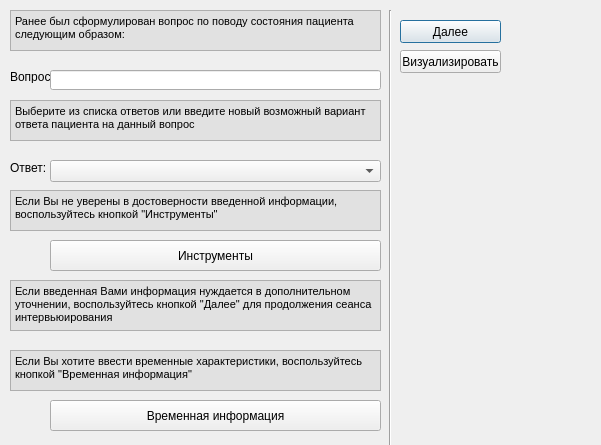
<?xml version="1.0" encoding="UTF-8"?>
<ui version="4.0">
 <class>another_answerFORtheQUESTION_form2</class>
 <widget class="QDialog" name="another_answerFORtheQUESTION_form2">
  <property name="geometry">
   <rect>
    <x>0</x>
    <y>0</y>
    <width>601</width>
    <height>445</height>
   </rect>
  </property>
  <property name="windowTitle">
   <string>Dialog</string>
  </property>
  <widget class="QTextBrowser" name="textBrowser_3">
   <property name="geometry">
    <rect>
     <x>10</x>
     <y>190</y>
     <width>371</width>
     <height>41</height>
    </rect>
   </property>
   <property name="mouseTracking">
    <bool>false</bool>
   </property>
   <property name="styleSheet">
    <string notr="true">background-color: rgb(225, 225, 225)</string>
   </property>
   <property name="html">
    <string>&lt;!DOCTYPE HTML PUBLIC &quot;-//W3C//DTD HTML 4.0//EN&quot; &quot;http://www.w3.org/TR/REC-html40/strict.dtd&quot;&gt;
&lt;html&gt;&lt;head&gt;&lt;meta name=&quot;qrichtext&quot; content=&quot;1&quot; /&gt;&lt;style type=&quot;text/css&quot;&gt;
p, li { white-space: pre-wrap; }
&lt;/style&gt;&lt;/head&gt;&lt;body style=&quot; font-family:'MS Shell Dlg 2'; font-size:8.25pt; font-weight:400; font-style:normal;&quot;&gt;
&lt;p style=&quot; margin-top:0px; margin-bottom:0px; margin-left:0px; margin-right:0px; -qt-block-indent:0; text-indent:0px;&quot;&gt;Если Вы не уверены в достоверности введенной информации, воспользуйтесь кнопкой &amp;quot;Инструменты&amp;quot;&lt;/p&gt;&lt;/body&gt;&lt;/html&gt;</string>
   </property>
  </widget>
  <widget class="Line" name="line">
   <property name="geometry">
    <rect>
     <x>380</x>
     <y>10</y>
     <width>20</width>
     <height>451</height>
    </rect>
   </property>
   <property name="orientation">
    <enum>Qt::Vertical</enum>
   </property>
  </widget>
  <widget class="QTextBrowser" name="textBrowser_2">
   <property name="geometry">
    <rect>
     <x>10</x>
     <y>100</y>
     <width>371</width>
     <height>41</height>
    </rect>
   </property>
   <property name="mouseTracking">
    <bool>false</bool>
   </property>
   <property name="styleSheet">
    <string>background-color: rgb(225, 225, 225)</string>
   </property>
   <property name="html">
    <string>&lt;!DOCTYPE HTML PUBLIC &quot;-//W3C//DTD HTML 4.0//EN&quot; &quot;http://www.w3.org/TR/REC-html40/strict.dtd&quot;&gt;
&lt;html&gt;&lt;head&gt;&lt;meta name=&quot;qrichtext&quot; content=&quot;1&quot; /&gt;&lt;style type=&quot;text/css&quot;&gt;
p, li { white-space: pre-wrap; }
&lt;/style&gt;&lt;/head&gt;&lt;body style=&quot; font-family:'MS Shell Dlg 2'; font-size:8.25pt; font-weight:400; font-style:normal;&quot;&gt;
&lt;p style=&quot; margin-top:0px; margin-bottom:0px; margin-left:0px; margin-right:0px; -qt-block-indent:0; text-indent:0px;&quot;&gt;Выберите из списка ответов или введите новый возможный вариант ответа пациента на данный вопрос&lt;/p&gt;&lt;/body&gt;&lt;/html&gt;</string>
   </property>
  </widget>
  <widget class="QPushButton" name="Bdalee">
   <property name="geometry">
    <rect>
     <x>400</x>
     <y>20</y>
     <width>101</width>
     <height>23</height>
    </rect>
   </property>
   <property name="text">
    <string>Далее</string>
   </property>
  </widget>
  <widget class="QPushButton" name="Bvisual">
   <property name="geometry">
    <rect>
     <x>400</x>
     <y>50</y>
     <width>101</width>
     <height>23</height>
    </rect>
   </property>
   <property name="text">
    <string>Визуализировать</string>
   </property>
  </widget>
  <widget class="QComboBox" name="comboBox_answer">
   <property name="geometry">
    <rect>
     <x>50</x>
     <y>160</y>
     <width>331</width>
     <height>22</height>
    </rect>
   </property>
  </widget>
  <widget class="QPushButton" name="Binstruments">
   <property name="geometry">
    <rect>
     <x>50</x>
     <y>240</y>
     <width>331</width>
     <height>31</height>
    </rect>
   </property>
   <property name="text">
    <string>Инструменты</string>
   </property>
  </widget>
  <widget class="QTextBrowser" name="textBrowser">
   <property name="geometry">
    <rect>
     <x>10</x>
     <y>10</y>
     <width>371</width>
     <height>41</height>
    </rect>
   </property>
   <property name="mouseTracking">
    <bool>false</bool>
   </property>
   <property name="styleSheet">
    <string>background-color: rgb(225, 225, 225)</string>
   </property>
   <property name="html">
    <string>&lt;!DOCTYPE HTML PUBLIC &quot;-//W3C//DTD HTML 4.0//EN&quot; &quot;http://www.w3.org/TR/REC-html40/strict.dtd&quot;&gt;
&lt;html&gt;&lt;head&gt;&lt;meta name=&quot;qrichtext&quot; content=&quot;1&quot; /&gt;&lt;style type=&quot;text/css&quot;&gt;
p, li { white-space: pre-wrap; }
&lt;/style&gt;&lt;/head&gt;&lt;body style=&quot; font-family:'MS Shell Dlg 2'; font-size:8.25pt; font-weight:400; font-style:normal;&quot;&gt;
&lt;p style=&quot; margin-top:0px; margin-bottom:0px; margin-left:0px; margin-right:0px; -qt-block-indent:0; text-indent:0px;&quot;&gt;Ранее был сформулирован вопрос по поводу состояния пациента следующим образом:&lt;/p&gt;&lt;/body&gt;&lt;/html&gt;</string>
   </property>
  </widget>
  <widget class="QTextBrowser" name="textBrowser_4">
   <property name="geometry">
    <rect>
     <x>10</x>
     <y>280</y>
     <width>371</width>
     <height>51</height>
    </rect>
   </property>
   <property name="styleSheet">
    <string notr="true">background-color:rgb(225, 225, 225)</string>
   </property>
   <property name="html">
    <string>&lt;!DOCTYPE HTML PUBLIC &quot;-//W3C//DTD HTML 4.0//EN&quot; &quot;http://www.w3.org/TR/REC-html40/strict.dtd&quot;&gt;
&lt;html&gt;&lt;head&gt;&lt;meta name=&quot;qrichtext&quot; content=&quot;1&quot; /&gt;&lt;style type=&quot;text/css&quot;&gt;
p, li { white-space: pre-wrap; }
&lt;/style&gt;&lt;/head&gt;&lt;body style=&quot; font-family:'MS Shell Dlg 2'; font-size:8.25pt; font-weight:400; font-style:normal;&quot;&gt;
&lt;p style=&quot; margin-top:0px; margin-bottom:0px; margin-left:0px; margin-right:0px; -qt-block-indent:0; text-indent:0px;&quot;&gt;Если введенная Вами информация нуждается в дополнительном уточнении, воспользуйтесь кнопкой &amp;quot;Далее&amp;quot; для продолжения сеанса интервьюирования&lt;/p&gt;&lt;/body&gt;&lt;/html&gt;</string>
   </property>
  </widget>
  <widget class="QLabel" name="label">
   <property name="geometry">
    <rect>
     <x>10</x>
     <y>70</y>
     <width>47</width>
     <height>13</height>
    </rect>
   </property>
   <property name="text">
    <string>Вопрос:</string>
   </property>
   <property name="textFormat">
    <enum>Qt::RichText</enum>
   </property>
  </widget>
  <widget class="QLabel" name="label_2">
   <property name="geometry">
    <rect>
     <x>10</x>
     <y>160</y>
     <width>47</width>
     <height>16</height>
    </rect>
   </property>
   <property name="text">
    <string>Ответ:</string>
   </property>
  </widget>
  <widget class="QLineEdit" name="question">
   <property name="geometry">
    <rect>
     <x>50</x>
     <y>70</y>
     <width>331</width>
     <height>20</height>
    </rect>
   </property>
   <property name="text">
    <string/>
   </property>
  </widget>
  <widget class="QTextBrowser" name="textBrowser_5">
   <property name="geometry">
    <rect>
     <x>10</x>
     <y>350</y>
     <width>371</width>
     <height>41</height>
    </rect>
   </property>
   <property name="mouseTracking">
    <bool>false</bool>
   </property>
   <property name="styleSheet">
    <string notr="true">background-color: rgb(225, 225, 225)</string>
   </property>
   <property name="html">
    <string>&lt;!DOCTYPE HTML PUBLIC &quot;-//W3C//DTD HTML 4.0//EN&quot; &quot;http://www.w3.org/TR/REC-html40/strict.dtd&quot;&gt;
&lt;html&gt;&lt;head&gt;&lt;meta name=&quot;qrichtext&quot; content=&quot;1&quot; /&gt;&lt;style type=&quot;text/css&quot;&gt;
p, li { white-space: pre-wrap; }
&lt;/style&gt;&lt;/head&gt;&lt;body style=&quot; font-family:'MS Shell Dlg 2'; font-size:8.25pt; font-weight:400; font-style:normal;&quot;&gt;
&lt;p style=&quot; margin-top:0px; margin-bottom:0px; margin-left:0px; margin-right:0px; -qt-block-indent:0; text-indent:0px;&quot;&gt;Если Вы хотите ввести временные характеристики, воспользуйтесь кнопкой &amp;quot;Временная информация&amp;quot;&lt;/p&gt;&lt;/body&gt;&lt;/html&gt;</string>
   </property>
  </widget>
  <widget class="QPushButton" name="BtempInfo">
   <property name="geometry">
    <rect>
     <x>50</x>
     <y>400</y>
     <width>331</width>
     <height>31</height>
    </rect>
   </property>
   <property name="text">
    <string>Временная информация</string>
   </property>
  </widget>
 </widget>
 <resources/>
 <connections/>
</ui>
